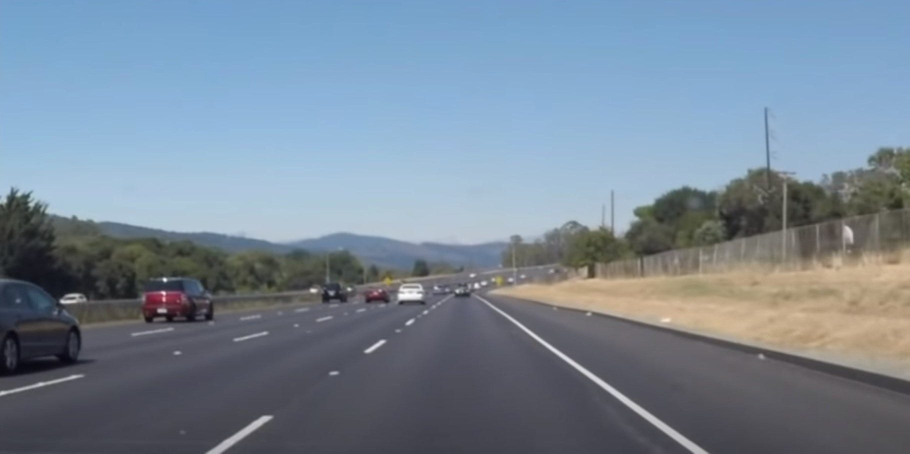
#> input picture Lane_Detection/images/lane2.jpg, 1819 x 907 px (shown at 1/2 size)
$ python carDetect.py
#> lines starting #> are read from the running program, lines starting #| are printed output that depends on the picture; after the words box and inside, x2 and y2 are one past the last pixel; in counts of white or black regions, pixels touching at a corner belong together
import cv2
import matplotlib.pyplot as plt
import numpy as np

imagePath = r'./images/lane2.jpg'
image1 = cv2.imread(imagePath)
#> image1 is the input picture: shape (907, 1819, 3); mean B, G, R 150.4, 135.1, 119.7
plt.imshow(image1)

# minimum contour width
min_contour_width = 40  #40

# minimum contour height
min_contour_height = 40  #40
offset = 10   #10
line_height = 550  #550
matches = []
cars = 0

def grey(image):
  #convert to grayscale
    image = np.asarray(image)
    return cv2.cvtColor(image, cv2.COLOR_RGB2GRAY)
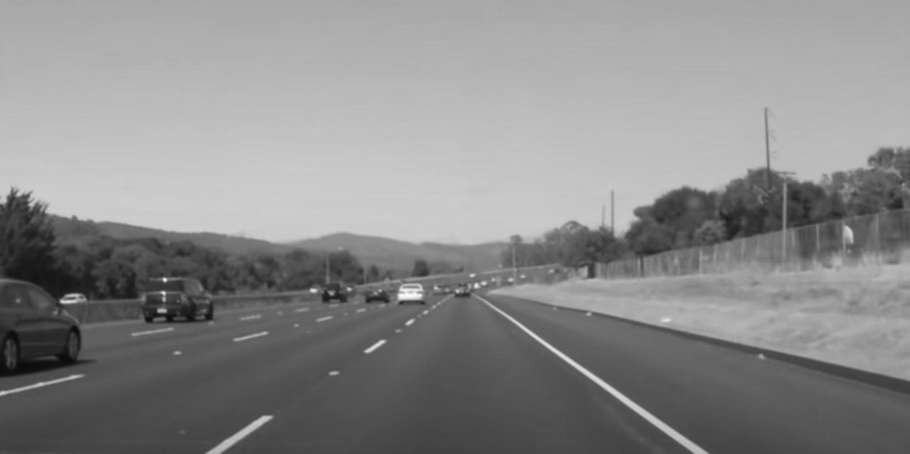
#> returned value: shape (907, 1819) (shown at 1/2 size); min 9, max 255, mean 137.9

# defining a function
def get_centroid(x, y, w, h):

    x1 = int(w / 2)
    y1 = int(h / 2)

    cx = x + x1
    cy = y + y1
    return cx,cy
    # return [cx, cy]

car_cascade = cv2.CascadeClassifier('haarcascade_cars.xml')
copy = np.copy(image1)
greyImg = grey(copy)
cars = car_cascade.detectMultiScale(greyImg, 1.1, 3)
#> cars = [[1769, 383, 47, 47], [1759, 492, 52, 52], [895, 556, 55, 55], [1672, 476, 60, 60], [853, 556, 52, 52], [628, 542, 86, 86], [696, 530, 105, 105], [253, 504, 200, 200]]
for (x,y,w,h) in cars:
    cv2.rectangle(copy,(x,y),(x+w,y+h),(0,255,0),2)
    crop_img = copy[y:y+h,x:x+w]
#> this loop made 8 passes
#> pass 1, `crop_img = copy[y:y+h,x:x+w]`:
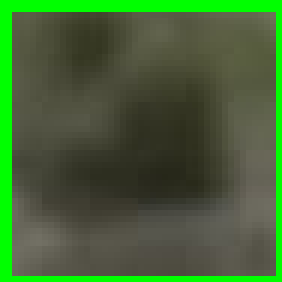
#> crop_img: shape (47, 47, 3) (shown 6 times larger); mean B, G, R 53.1, 99.2, 67.2
#> pass 2, `crop_img = copy[y:y+h,x:x+w]`:
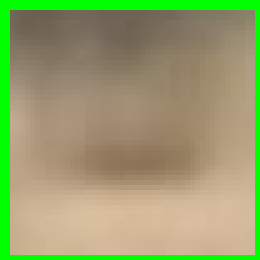
#> crop_img: shape (52, 52, 3) (shown 5 times larger); mean B, G, R 107.5, 159.5, 149.5
#> pass 3, `crop_img = copy[y:y+h,x:x+w]`:
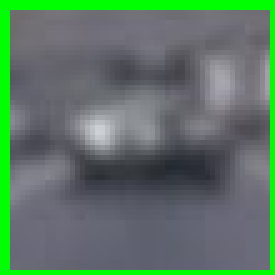
#> crop_img: shape (55, 55, 3) (shown 5 times larger); mean B, G, R 100.6, 119.2, 92
#> after the loop:
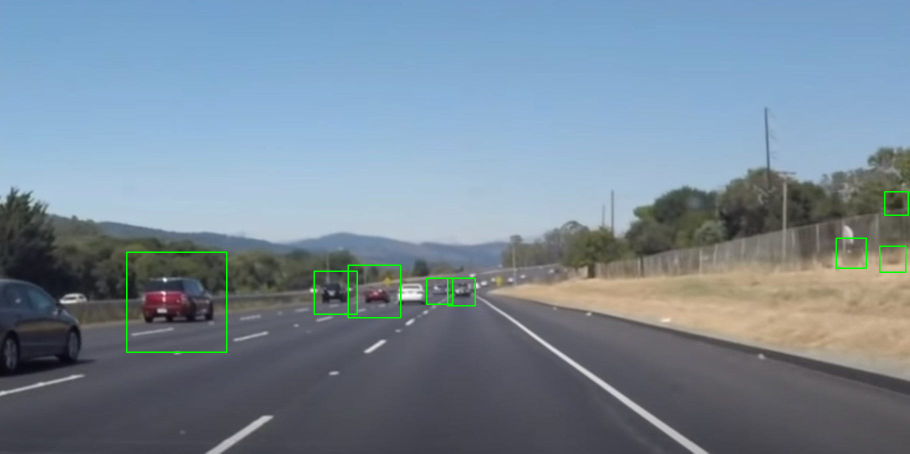
#> copy: shape (907, 1819, 3) (shown at 1/2 size); 0.47% of pixels changed, all inside (x1, y1, x2, y2) = (252, 382, 1818, 706)
cv2.imwrite('outputCars.jpg', copy)
cv2.imshow("cropped", copy)
cv2.waitKey(0)
